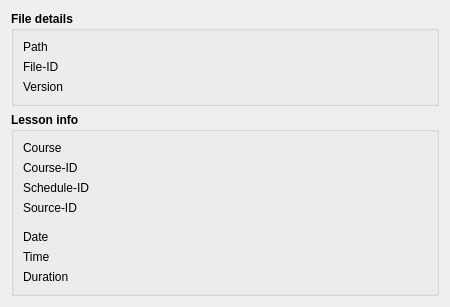
<?xml version="1.0" encoding="UTF-8"?>
<ui version="4.0">
 <class>file_info</class>
 <widget class="QDialog" name="file_info">
  <property name="geometry">
   <rect>
    <x>0</x>
    <y>0</y>
    <width>450</width>
    <height>200</height>
   </rect>
  </property>
  <property name="maximumSize">
   <size>
    <width>450</width>
    <height>200</height>
   </size>
  </property>
  <property name="windowTitle">
   <string>File Inspector</string>
  </property>
  <layout class="QVBoxLayout" name="verticalLayout">
   <item>
    <widget class="QGroupBox" name="gb_file">
     <property name="font">
      <font>
       <weight>75</weight>
       <bold>true</bold>
      </font>
     </property>
     <property name="title">
      <string notr="true">File details</string>
     </property>
     <property name="flat">
      <bool>false</bool>
     </property>
     <property name="checkable">
      <bool>false</bool>
     </property>
     <property name="checked">
      <bool>false</bool>
     </property>
     <layout class="QFormLayout" name="formLayout">
      <item row="0" column="0">
       <widget class="QLabel" name="lb_path">
        <property name="font">
         <font>
          <weight>50</weight>
          <bold>false</bold>
         </font>
        </property>
        <property name="text">
         <string>Path</string>
        </property>
       </widget>
      </item>
      <item row="1" column="0">
       <widget class="QLabel" name="lb_fileid">
        <property name="font">
         <font>
          <weight>50</weight>
          <bold>false</bold>
         </font>
        </property>
        <property name="text">
         <string>File-ID</string>
        </property>
       </widget>
      </item>
      <item row="0" column="1">
       <widget class="QLabel" name="lb_show_path">
        <property name="font">
         <font>
          <weight>50</weight>
          <bold>false</bold>
         </font>
        </property>
        <property name="text">
         <string/>
        </property>
       </widget>
      </item>
      <item row="1" column="1">
       <widget class="QLabel" name="lb_show_fileid">
        <property name="font">
         <font>
          <weight>50</weight>
          <bold>false</bold>
         </font>
        </property>
        <property name="text">
         <string/>
        </property>
       </widget>
      </item>
      <item row="2" column="0">
       <widget class="QLabel" name="lb_version">
        <property name="font">
         <font>
          <weight>50</weight>
          <bold>false</bold>
         </font>
        </property>
        <property name="text">
         <string>Version</string>
        </property>
       </widget>
      </item>
      <item row="2" column="1">
       <widget class="QLabel" name="lb_show_version">
        <property name="font">
         <font>
          <weight>50</weight>
          <bold>false</bold>
         </font>
        </property>
        <property name="text">
         <string/>
        </property>
       </widget>
      </item>
     </layout>
    </widget>
   </item>
   <item>
    <widget class="QGroupBox" name="gb_lesson">
     <property name="font">
      <font>
       <weight>75</weight>
       <bold>true</bold>
      </font>
     </property>
     <property name="title">
      <string>Lesson info</string>
     </property>
     <layout class="QFormLayout" name="formLayout_2">
      <item row="1" column="0">
       <widget class="QLabel" name="lb_course_name">
        <property name="font">
         <font>
          <weight>50</weight>
          <bold>false</bold>
         </font>
        </property>
        <property name="text">
         <string>Course</string>
        </property>
       </widget>
      </item>
      <item row="2" column="0">
       <widget class="QLabel" name="lb_courseid">
        <property name="font">
         <font>
          <weight>50</weight>
          <bold>false</bold>
         </font>
        </property>
        <property name="text">
         <string>Course-ID</string>
        </property>
       </widget>
      </item>
      <item row="4" column="0">
       <widget class="QLabel" name="lb_sourceid">
        <property name="font">
         <font>
          <weight>50</weight>
          <bold>false</bold>
         </font>
        </property>
        <property name="text">
         <string>Source-ID</string>
        </property>
       </widget>
      </item>
      <item row="3" column="0">
       <widget class="QLabel" name="lb_scheduleid">
        <property name="font">
         <font>
          <weight>50</weight>
          <bold>false</bold>
         </font>
        </property>
        <property name="text">
         <string>Schedule-ID</string>
        </property>
       </widget>
      </item>
      <item row="5" column="0">
       <widget class="Line" name="line">
        <property name="orientation">
         <enum>Qt::Horizontal</enum>
        </property>
       </widget>
      </item>
      <item row="6" column="0">
       <widget class="QLabel" name="lb_date">
        <property name="font">
         <font>
          <weight>50</weight>
          <bold>false</bold>
         </font>
        </property>
        <property name="text">
         <string>Date</string>
        </property>
       </widget>
      </item>
      <item row="7" column="0">
       <widget class="QLabel" name="lb_time">
        <property name="font">
         <font>
          <weight>50</weight>
          <bold>false</bold>
         </font>
        </property>
        <property name="text">
         <string>Time</string>
        </property>
       </widget>
      </item>
      <item row="8" column="0">
       <widget class="QLabel" name="lb_duration">
        <property name="font">
         <font>
          <weight>50</weight>
          <bold>false</bold>
         </font>
        </property>
        <property name="text">
         <string>Duration</string>
        </property>
       </widget>
      </item>
      <item row="1" column="1">
       <widget class="QLabel" name="lb_show_course_name">
        <property name="font">
         <font>
          <weight>50</weight>
          <bold>false</bold>
         </font>
        </property>
        <property name="text">
         <string/>
        </property>
       </widget>
      </item>
      <item row="2" column="1">
       <widget class="QLabel" name="lb_show_courseid">
        <property name="font">
         <font>
          <weight>50</weight>
          <bold>false</bold>
         </font>
        </property>
        <property name="text">
         <string/>
        </property>
       </widget>
      </item>
      <item row="3" column="1">
       <widget class="QLabel" name="lb_show_scheduleid">
        <property name="font">
         <font>
          <weight>50</weight>
          <bold>false</bold>
         </font>
        </property>
        <property name="text">
         <string/>
        </property>
       </widget>
      </item>
      <item row="4" column="1">
       <widget class="QLabel" name="lb_show_sourceid">
        <property name="font">
         <font>
          <weight>50</weight>
          <bold>false</bold>
         </font>
        </property>
        <property name="text">
         <string/>
        </property>
       </widget>
      </item>
      <item row="6" column="1">
       <widget class="QLabel" name="lb_show_date">
        <property name="font">
         <font>
          <weight>50</weight>
          <bold>false</bold>
         </font>
        </property>
        <property name="text">
         <string/>
        </property>
       </widget>
      </item>
      <item row="7" column="1">
       <widget class="QLabel" name="lb_show_time">
        <property name="font">
         <font>
          <weight>50</weight>
          <bold>false</bold>
         </font>
        </property>
        <property name="text">
         <string/>
        </property>
       </widget>
      </item>
      <item row="8" column="1">
       <widget class="QLabel" name="lb_show_duration">
        <property name="font">
         <font>
          <weight>50</weight>
          <bold>false</bold>
         </font>
        </property>
        <property name="text">
         <string/>
        </property>
       </widget>
      </item>
     </layout>
    </widget>
   </item>
   <item>
    <spacer name="verticalSpacer">
     <property name="orientation">
      <enum>Qt::Vertical</enum>
     </property>
     <property name="sizeHint" stdset="0">
      <size>
       <width>20</width>
       <height>40</height>
      </size>
     </property>
    </spacer>
   </item>
  </layout>
 </widget>
 <resources/>
 <connections/>
</ui>
